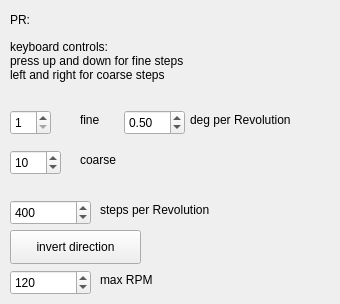
      <widget class="QWidget" name="page_16">
       <widget class="QLabel" name="label_178">
        <property name="geometry">
         <rect>
          <x>10</x>
          <y>10</y>
          <width>68</width>
          <height>19</height>
         </rect>
        </property>
        <property name="text">
         <string/>
        </property>
       </widget>
       <widget class="QLabel" name="label_179">
        <property name="geometry">
         <rect>
          <x>10</x>
          <y>10</y>
          <width>68</width>
          <height>19</height>
         </rect>
        </property>
        <property name="text">
         <string>PR:</string>
        </property>
       </widget>
       <widget class="QLabel" name="label_180">
        <property name="geometry">
         <rect>
          <x>10</x>
          <y>30</y>
          <width>261</width>
          <height>61</height>
         </rect>
        </property>
        <property name="text">
         <string>keyboard controls:
press up and down for fine steps
left and right for coarse steps</string>
        </property>
       </widget>
       <widget class="QSpinBox" name="spinB_pr_fine">
        <property name="geometry">
         <rect>
          <x>10</x>
          <y>110</y>
          <width>41</width>
          <height>25</height>
         </rect>
        </property>
        <property name="minimum">
         <number>1</number>
        </property>
        <property name="maximum">
         <number>32</number>
        </property>
        <property name="value">
         <number>1</number>
        </property>
       </widget>
       <widget class="QSpinBox" name="spinB_pr_coarse">
        <property name="geometry">
         <rect>
          <x>10</x>
          <y>150</y>
          <width>51</width>
          <height>25</height>
         </rect>
        </property>
        <property name="minimum">
         <number>1</number>
        </property>
        <property name="maximum">
         <number>124</number>
        </property>
        <property name="value">
         <number>10</number>
        </property>
       </widget>
       <widget class="QLabel" name="label_181">
        <property name="geometry">
         <rect>
          <x>80</x>
          <y>150</y>
          <width>68</width>
          <height>19</height>
         </rect>
        </property>
        <property name="text">
         <string>coarse</string>
        </property>
       </widget>
       <widget class="QSpinBox" name="spinB_pr_steps_per_rev">
        <property name="geometry">
         <rect>
          <x>10</x>
          <y>200</y>
          <width>81</width>
          <height>25</height>
         </rect>
        </property>
        <property name="minimum">
         <number>1</number>
        </property>
        <property name="maximum">
         <number>51200</number>
        </property>
        <property name="value">
         <number>400</number>
        </property>
       </widget>
       <widget class="QSpinBox" name="spinB_pr_max_RPM">
        <property name="geometry">
         <rect>
          <x>10</x>
          <y>270</y>
          <width>81</width>
          <height>25</height>
         </rect>
        </property>
        <property name="minimum">
         <number>-1</number>
        </property>
        <property name="maximum">
         <number>1000</number>
        </property>
        <property name="value">
         <number>120</number>
        </property>
       </widget>
       <widget class="QPushButton" name="pushB_pr_invert">
        <property name="geometry">
         <rect>
          <x>10</x>
          <y>230</y>
          <width>131</width>
          <height>34</height>
         </rect>
        </property>
        <property name="text">
         <string>invert direction</string>
        </property>
       </widget>
       <widget class="QDoubleSpinBox" name="spinB_pr_mm_per_rev">
        <property name="geometry">
         <rect>
          <x>124</x>
          <y>110</y>
          <width>61</width>
          <height>25</height>
         </rect>
        </property>
        <property name="value">
         <double>0.500000000000000</double>
        </property>
       </widget>
       <widget class="QLabel" name="label_182">
        <property name="geometry">
         <rect>
          <x>100</x>
          <y>200</y>
          <width>151</width>
          <height>19</height>
         </rect>
        </property>
        <property name="text">
         <string>steps per Revolution</string>
        </property>
       </widget>
       <widget class="QLabel" name="label_183">
        <property name="geometry">
         <rect>
          <x>190</x>
          <y>110</y>
          <width>141</width>
          <height>19</height>
         </rect>
        </property>
        <property name="text">
         <string>deg per Revolution</string>
        </property>
       </widget>
       <widget class="QLabel" name="label_184">
        <property name="geometry">
         <rect>
          <x>80</x>
          <y>110</y>
          <width>68</width>
          <height>19</height>
         </rect>
        </property>
        <property name="text">
         <string>fine</string>
        </property>
       </widget>
       <widget class="QLabel" name="label_185">
        <property name="geometry">
         <rect>
          <x>100</x>
          <y>270</y>
          <width>68</width>
          <height>19</height>
         </rect>
        </property>
        <property name="text">
         <string>max RPM</string>
        </property>
       </widget>
      </widget>
